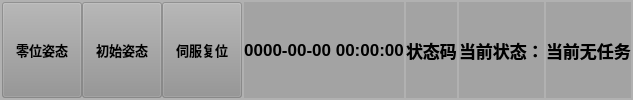
            <widget class="QWidget" name="ToolWidget" native="true">
             <property name="styleSheet">
              <string notr="true">background-color: rgba(147, 147, 147, 120);</string>
             </property>
             <layout class="QHBoxLayout" name="horizontalLayout_35">
              <property name="spacing">
               <number>2</number>
              </property>
              <property name="leftMargin">
               <number>2</number>
              </property>
              <property name="topMargin">
               <number>2</number>
              </property>
              <property name="rightMargin">
               <number>2</number>
              </property>
              <property name="bottomMargin">
               <number>2</number>
              </property>
              <item>
               <layout class="QHBoxLayout" name="horizontalLayout_2">
                <property name="spacing">
                 <number>0</number>
                </property>
                <item>
                 <widget class="QPushButton" name="ZeroStatusBtn">
                  <property name="sizePolicy">
                   <sizepolicy hsizetype="Minimum" vsizetype="Preferred">
                    <horstretch>0</horstretch>
                    <verstretch>0</verstretch>
                   </sizepolicy>
                  </property>
                  <property name="font">
                   <font>
                    <pointsize>10</pointsize>
                    <bold>true</bold>
                   </font>
                  </property>
                  <property name="text">
                   <string>零位姿态</string>
                  </property>
                 </widget>
                </item>
                <item>
                 <widget class="QPushButton" name="BeginStatusBtn">
                  <property name="sizePolicy">
                   <sizepolicy hsizetype="Minimum" vsizetype="Preferred">
                    <horstretch>0</horstretch>
                    <verstretch>0</verstretch>
                   </sizepolicy>
                  </property>
                  <property name="font">
                   <font>
                    <pointsize>10</pointsize>
                    <bold>true</bold>
                   </font>
                  </property>
                  <property name="text">
                   <string>初始姿态</string>
                  </property>
                 </widget>
                </item>
                <item>
                 <widget class="QPushButton" name="SVBtn">
                  <property name="sizePolicy">
                   <sizepolicy hsizetype="Minimum" vsizetype="Preferred">
                    <horstretch>0</horstretch>
                    <verstretch>0</verstretch>
                   </sizepolicy>
                  </property>
                  <property name="font">
                   <font>
                    <pointsize>10</pointsize>
                    <bold>true</bold>
                   </font>
                  </property>
                  <property name="text">
                   <string>伺服复位</string>
                  </property>
                 </widget>
                </item>
               </layout>
              </item>
              <item>
               <widget class="QLabel" name="TimeLabel">
                <property name="font">
                 <font>
                  <pointsize>13</pointsize>
                  <bold>true</bold>
                 </font>
                </property>
                <property name="text">
                 <string>0000-00-00 00:00:00</string>
                </property>
                <property name="alignment">
                 <set>Qt::AlignCenter</set>
                </property>
               </widget>
              </item>
              <item>
               <widget class="QLabel" name="statuslabel">
                <property name="font">
                 <font>
                  <pointsize>13</pointsize>
                  <bold>true</bold>
                 </font>
                </property>
                <property name="text">
                 <string>状态码</string>
                </property>
               </widget>
              </item>
              <item>
               <layout class="QHBoxLayout" name="horizontalLayout_6">
                <item>
                 <widget class="QLabel" name="movestatlabel">
                  <property name="font">
                   <font>
                    <pointsize>13</pointsize>
                    <bold>true</bold>
                   </font>
                  </property>
                  <property name="text">
                   <string>当前状态：</string>
                  </property>
                 </widget>
                </item>
               </layout>
              </item>
              <item>
               <layout class="QHBoxLayout" name="horizontalLayout_23">
                <item>
                 <widget class="QLabel" name="movesteplabel">
                  <property name="font">
                   <font>
                    <pointsize>13</pointsize>
                    <bold>true</bold>
                   </font>
                  </property>
                  <property name="text">
                   <string>当前无任务</string>
                  </property>
                 </widget>
                </item>
               </layout>
              </item>
             </layout>
            </widget>
